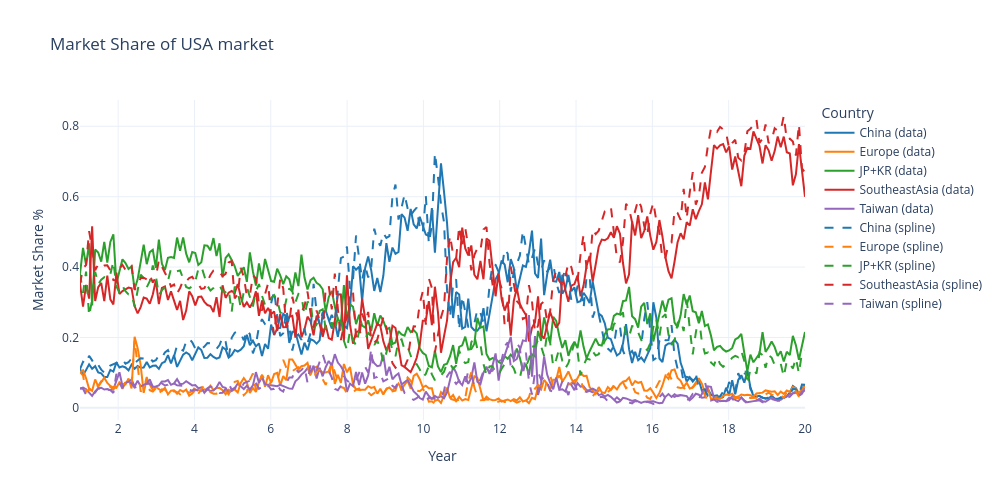

Notebook code cell kept with this figure:
### Code cell
results = [X, Y, Z, W, H]

# Plot results
color_map = {
    "China": "#1f77b4",        # Blue
    "Europe": "#ff7f0e",       # Orange
    "JP+KR": "#2ca02c",        # Green
    "SoutheastAsia": "#d62728",# Red
    "Taiwan": "#9467bd"        # Purple
}

fig = go.Figure()

for country in countries:
    fig.add_trace(go.Scatter(
        x=t_eval,
        y=market_shares[country],
        mode='lines',
        name=f'{country} (data)',
        line=dict(color=color_map[country], width=2)
    ))
for i, country in enumerate(countries):
    fig.add_trace(go.Scatter(
        x=t_eval,
        y=results[i],
        mode='lines',
        name=f'{country} (spline)',
        line=dict(color=color_map[country], dash='dash')
    ))

# Layout
fig.update_layout(
    title='Market Share of USA market',
    xaxis_title='Year',
    yaxis_title='Market Share %',
    width=1000,
    height=500,
    legend_title='Country',
    hovermode='x unified',
    template='plotly_white'
)

fig.show()

### Figure 1 — Plotly figure (JSON) as saved in the notebook; plotly's stock layout.template omitted (floating-point values rounded to 4 significant figures; data arrays with more than 128 entries replaced by an {"elided": "..."} marker saying what was removed)
{"data": [{"line": {"color": "#1f77b4", "width": 2}, "mode": "lines", "name": "China (data)", "type": "scatter", "x": {"elided": "240 float values"}, "y": {"elided": "240 float values"}}, {"line": {"color": "#ff7f0e", "width": 2}, "mode": "lines", "name": "Europe (data)", "type": "scatter", "x": {"elided": "240 float values"}, "y": {"elided": "240 float values"}}, {"line": {"color": "#2ca02c", "width": 2}, "mode": "lines", "name": "JP+KR (data)", "type": "scatter", "x": {"elided": "240 float values"}, "y": {"elided": "240 float values"}}, {"line": {"color": "#d62728", "width": 2}, "mode": "lines", "name": "SoutheastAsia (data)", "type": "scatter", "x": {"elided": "240 float values"}, "y": {"elided": "240 float values"}}, {"line": {"color": "#9467bd", "width": 2}, "mode": "lines", "name": "Taiwan (data)", "type": "scatter", "x": {"elided": "240 float values"}, "y": {"elided": "240 float values"}}, {"line": {"color": "#1f77b4", "dash": "dash"}, "mode": "lines", "name": "China (spline)", "type": "scatter", "x": {"elided": "240 float values"}, "y": {"elided": "240 float values"}}, {"line": {"color": "#ff7f0e", "dash": "dash"}, "mode": "lines", "name": "Europe (spline)", "type": "scatter", "x": {"elided": "240 float values"}, "y": {"elided": "240 float values"}}, {"line": {"color": "#2ca02c", "dash": "dash"}, "mode": "lines", "name": "JP+KR (spline)", "type": "scatter", "x": {"elided": "240 float values"}, "y": {"elided": "240 float values"}}, {"line": {"color": "#d62728", "dash": "dash"}, "mode": "lines", "name": "SoutheastAsia (spline)", "type": "scatter", "x": {"elided": "240 float values"}, "y": {"elided": "240 float values"}}, {"line": {"color": "#9467bd", "dash": "dash"}, "mode": "lines", "name": "Taiwan (spline)", "type": "scatter", "x": {"elided": "240 float values"}, "y": {"elided": "240 float values"}}], "layout": {"height": 500, "hovermode": "x unified", "legend": {"title": {"text": "Country"}}, "title": {"text": "Market Share of USA market"}, "width": 1000, "xaxis": {"title": {"text": "Year"}}, "yaxis": {"title": {"text": "Market Share %"}}}}
